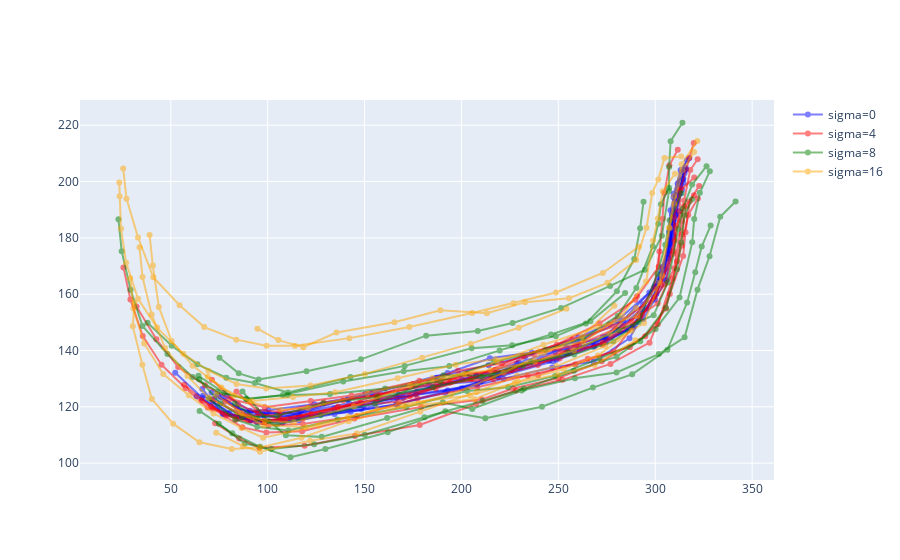

The code cell stored with this chart in its notebook:
### Code cell
import plotly.graph_objects as go
import itertools

def plot_samples(rng_key, obs, sample_sigma=None, model_sigma=0, color='blue'):
    sigma_rng_key, model_rng_key = jax.random.split(rng_key, 2)
    sample_rngs = jax.random.split(sigma_rng_key, 10)
    rngs = jax.random.split(model_rng_key, 10)
    targets = multi_sample(model_sigma, obs, sample_sigma, rngs, sample_rngs)
    for i in range(10):
        yield go.Scatter(
            x=targets[i,:,0],
            y=targets[i,:,1], 
            marker=dict(color=color),
            showlegend=i==0,
            opacity=0.5,
            name=f"sigma={int(sample_sigma*250)}"
        )

sigmas = [0, 4/250, 8/250, 16/250]
colors = ['blue', 'red', 'green','orange', 'turquoise']
def plot_noises(rng_key, obs, model_sigma=0):
    keys = jax.random.split(rng_key, len(sigmas))
    for k, s, c in zip(keys,sigmas,colors):
        yield from plot_samples(k, obs, s, model_sigma, color=c)
        
traces = list(plot_noises(PRNGKey(41), obs, model_sigma=1000))
go.Figure(traces)
